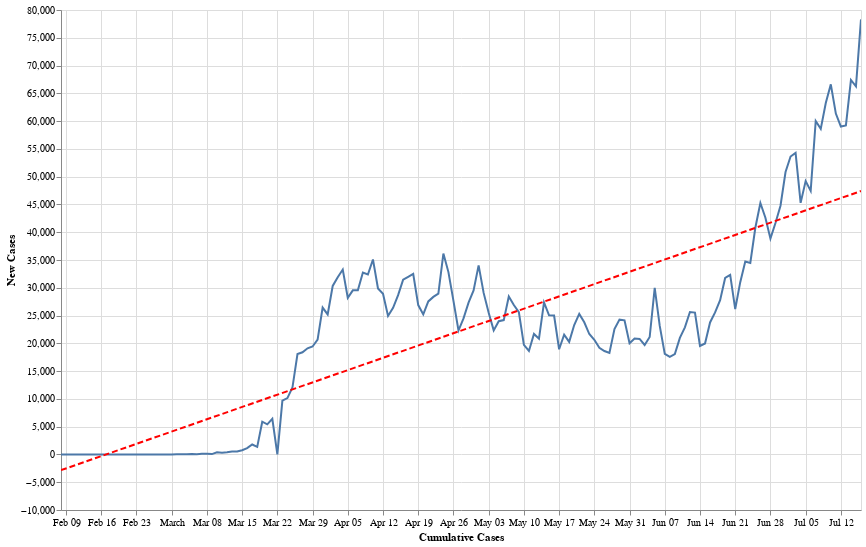

Notebook cell for this chart:
### Code cell
data = country_level
state = alt.Chart(data[data['Country'] == 'US'].sort_values('Date').tail(160)).mark_line().encode(
    alt.X('Date:T', axis=alt.Axis(title='Cumulative Cases')),
    alt.Y('Confirmed_New:Q', axis=alt.Axis(title='New Cases'))
)
reg = state.transform_regression("Date", "Confirmed_New", method="linear").mark_line(color='red', strokeDash=[6,3])
(state+reg).properties(width=800, height=500).interactive()

### Figure 1 — Vega-Lite specification as saved in the notebook (floating-point values rounded to 4 significant figures; data arrays with more than 128 entries replaced by an {"elided": "..."} marker saying what was removed)
{"config": {"view": {"continuousWidth": 400, "continuousHeight": 300}}, "layer": [{"mark": "line", "encoding": {"x": {"type": "temporal", "axis": {"title": "Cumulative Cases"}, "field": "Date"}, "y": {"type": "quantitative", "axis": {"title": "New Cases"}, "field": "Confirmed_New"}}, "selection": {"selector002": {"type": "interval", "bind": "scales", "encodings": ["x", "y"]}}}, {"mark": {"type": "line", "color": "red", "strokeDash": [6, 3]}, "encoding": {"x": {"type": "temporal", "axis": {"title": "Cumulative Cases"}, "field": "Date"}, "y": {"type": "quantitative", "axis": {"title": "New Cases"}, "field": "Confirmed_New"}}, "transform": [{"on": "Date", "regression": "Confirmed_New", "method": "linear"}]}], "data": {"name": "data-102853c5ca508afac1103a7d25ba57e5"}, "height": 500, "width": 800, "$schema": "https://vega.github.io/schema/vega-lite/v4.0.2.json", "datasets": {"data-102853c5ca508afac1103a7d25ba57e5": {"elided": "160 records"}}}
